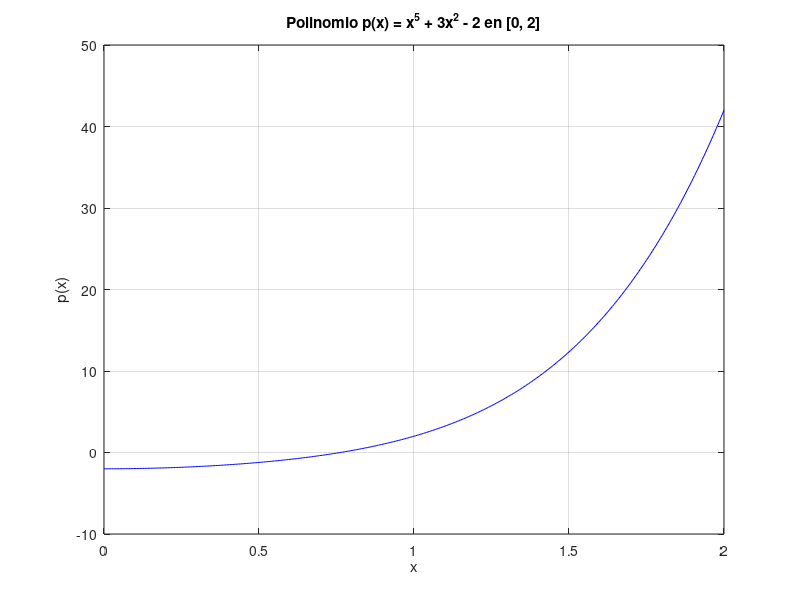
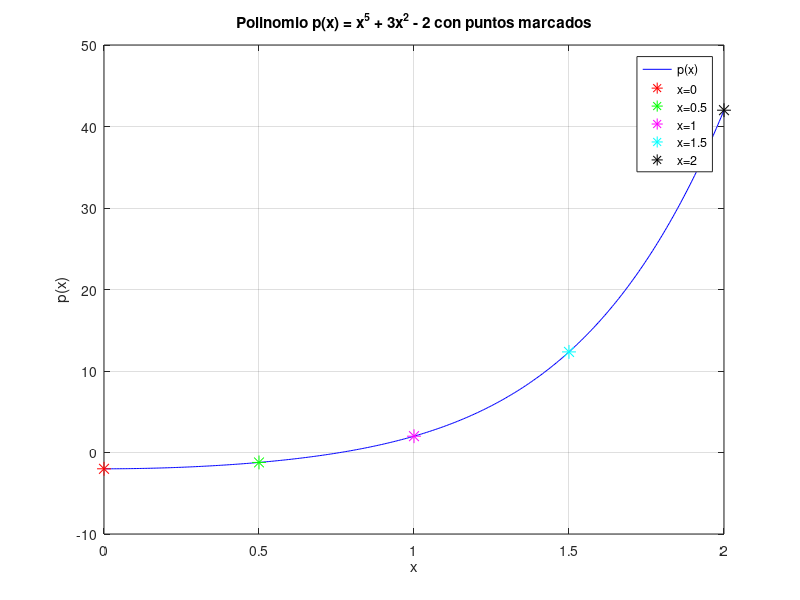

Here is the MATLAB script that generated these plots, in order:
% Actividad 1 - Ejercicio 9a
% Graficar el polinomio p(x) = x^5 + 3x^2 - 2 en [0, 2] con 401 puntos
% Alumno: Agustin Formenti

clear, clc

disp('========== Ejercicio 9a ==========')

%% Defino el polinomio p(x) = x^5 + 3x^2 - 2
% Los coeficientes del polinomio se definen de mayor a menor grado
% p(x) = 1*x^5 + 0*x^4 + 0*x^3 + 3*x^2 + 0*x + (-2)
coef_p = [1, 0, 0, 3, 0, -2];

%% Discretizo el intervalo [0, 2] con 401 puntos
% linspace(a, b, n) genera n puntos uniformemente distribuidos entre a y b
x = linspace(0, 2, 401);

%% Evaluo el polinomio usando polyval
% polyval(coef, x) evalua el polinomio definido por coef en los puntos x
y = polyval(coef_p, x);

%% Grafico el polinomio
figure(4)
plot(x, y, 'b')
grid on
xlabel('x')
ylabel('p(x)')
title('Polinomio p(x) = x^5 + 3x^2 - 2 en [0, 2]')

disp('Grafica del polinomio creada en Figure 4')
disp(' ')
disp('========== FIN EJERCICIO 9a ==========')

% Actividad 1 - Ejercicio 9b
% Marcar puntos evaluados en x = 0, 0.5, 1, 1.5, 2 con asteriscos
% Alumno: Agustin Formenti

clear, clc

disp('========== Ejercicio 9b ==========')

%% Defino el polinomio p(x) = x^5 + 3x^2 - 2
coef_p = [1, 0, 0, 3, 0, -2];

%% Discretizo el intervalo [0, 2] con 401 puntos para la curva
x = linspace(0, 2, 401);
y = polyval(coef_p, x);

%% Defino los puntos especificos donde evaluar
x_puntos = [0, 0.5, 1, 1.5, 2];

%% Evaluo el polinomio en esos puntos usando polyval
y_puntos = polyval(coef_p, x_puntos);

disp('Puntos evaluados:')
disp('x = [0, 0.5, 1, 1.5, 2]')
disp('p(x) =')
disp(y_puntos)

%% Grafico el polinomio y los puntos marcados
figure(5)
plot(x, y, 'b')
hold on  % Mantiene la grafica para agregar mas elementos

% Marco los puntos con asteriscos de distintos colores
plot(x_puntos(1), y_puntos(1), 'r*', 'MarkerSize', 10)
plot(x_puntos(2), y_puntos(2), 'g*', 'MarkerSize', 10)
plot(x_puntos(3), y_puntos(3), 'm*', 'MarkerSize', 10)
plot(x_puntos(4), y_puntos(4), 'c*', 'MarkerSize', 10)
plot(x_puntos(5), y_puntos(5), 'k*', 'MarkerSize', 10)

hold off

grid on
xlabel('x')
ylabel('p(x)')
title('Polinomio p(x) = x^5 + 3x^2 - 2 con puntos marcados')
legend('p(x)', 'x=0', 'x=0.5', 'x=1', 'x=1.5', 'x=2', 'Location', 'best')

disp(' ')
disp('Grafica con puntos marcados creada en Figure 5')
disp(' ')
disp('========== FIN EJERCICIO 9b ==========')
